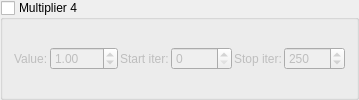
    <widget class="MyGroupBox" name="groupCheck_transf_function_enabledBw_false">
     <property name="title"><string>Multiplier 4</string></property>
     <property name="checkable"><bool>true</bool></property>
     <property name="checked"><bool>false</bool></property>
     <layout class="QGridLayout" name="gridLayout_mult4">
      <property name="spacing"><number>2</number></property>
      <item row="0" column="0">
       <widget class="QLabel"><property name="text"><string>Value:</string></property></widget>
      </item>
      <item row="0" column="1">
       <widget class="MyDoubleSpinBox" name="spinbox_transf_scale_8">
        <property name="minimum"><double>-100.0</double></property><property name="maximum"><double>100.0</double></property>
        <property name="singleStep"><double>0.01</double></property><property name="value"><double>1.0</double></property>
       </widget>
      </item>
      <item row="0" column="2">
       <widget class="QLabel"><property name="text"><string>Start iter:</string></property></widget>
      </item>
      <item row="0" column="3">
       <widget class="MySpinBox" name="spinboxInt_transf_start_iterations_E">
        <property name="minimum"><number>0</number></property><property name="maximum"><number>10000</number></property>
        <property name="value"><number>0</number></property>
       </widget>
      </item>
      <item row="0" column="4">
       <widget class="QLabel"><property name="text"><string>Stop iter:</string></property></widget>
      </item>
      <item row="0" column="5">
       <widget class="MySpinBox" name="spinboxInt_transf_stop_iterations_E">
        <property name="minimum"><number>0</number></property><property name="maximum"><number>10000</number></property>
        <property name="value"><number>250</number></property>
       </widget>
      </item>
     </layout>
    </widget>
